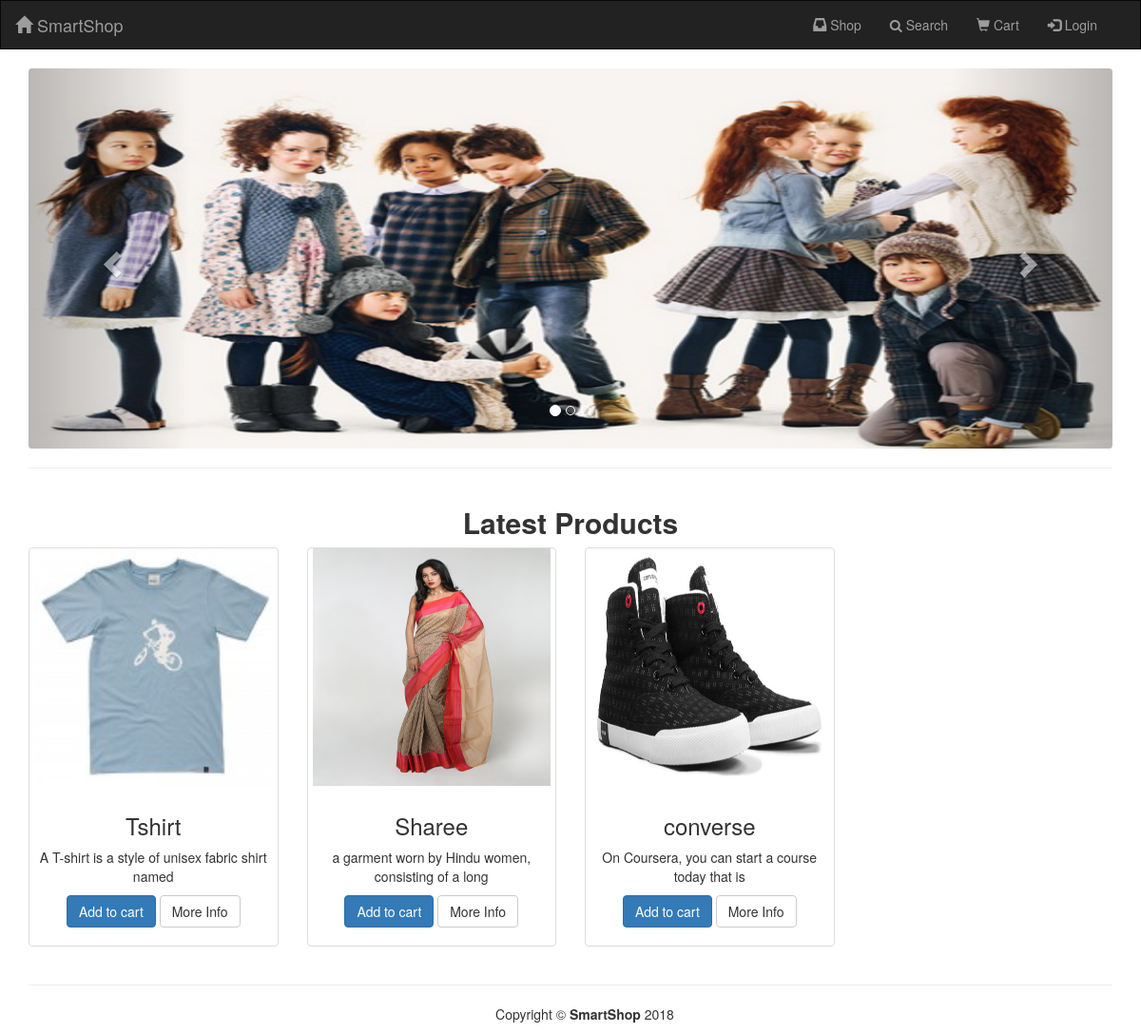
The page / on the database its author committed.
### tables this page shows
CREATE TABLE `products` (
  `sl` int(11) NOT NULL,
  `product_code` varchar(20) NOT NULL,
  `product_name` text NOT NULL,
  `product_brand` text,
  `product_description` mediumtext NOT NULL,
  `category` text NOT NULL,
  `subcategory` text NOT NULL,
  `price` float NOT NULL,
  `stock` int(11) NOT NULL,
  `offers` float NOT NULL DEFAULT '0',
  `image` varchar(1000) NOT NULL,
  `added_by` varchar(40) DEFAULT NULL,
  `updated_by` varchar(40) DEFAULT NULL,
  `add_date` timestamp NOT NULL DEFAULT CURRENT_TIMESTAMP ON UPDATE CURRENT_TIMESTAMP,
  `update_date` date DEFAULT NULL
);

### index.php (the view, shortened to what this page needs)
<?php
require 'header.php';
require'db/dbcon.php';
?>
<div class="container">
    <header class="row">
        <div class="carousel-holder">
            <div class="col-md-12">
                <div id="carousel-example-generic" class="carousel slide" data-ride="carousel">
                    <ol class="carousel-indicators">
                        <li data-target="#carousel-example-generic" data-slide-to="0" class="active"></li>
                        <li data-target="#carousel-example-generic" data-slide-to="1"></li>
                        <li data-target="#carousel-example-generic" data-slide-to="2"></li>
                    </ol>
                    <div class="carousel-inner">
                        <div class="item active">
                            <img class="slide-image" src="image/13.jpg" height="300" alt="">
                        </div>
                    </div>
                    <a class="left carousel-control" href="#carousel-example-generic" data-slide="prev">
                        <span class="glyphicon glyphicon-chevron-left"></span>
                    </a>
                    <a class="right carousel-control" href="#carousel-example-generic" data-slide="next">
                        <span class="glyphicon glyphicon-chevron-right"></span>
                    </a>
                </div>
            </div>
        </div>
    </header>
    <hr>
    <div class="row">
        <div class="col-lg-12">
            <h2 class="text-center"><b>Latest Products</b></h2>
        </div>
    </div>
    <div class="row text-center">
<?php
$sql="select * from products order by sl DESC limit 4";
if($result=mysqli_query($conn,$sql)){
    while($row=mysqli_fetch_assoc($result)){
?>
        <div class="col-md-3 col-sm-6 hero-feature">
            <div class="thumbnail">
                <img src="<?php echo $row['image'];?>" class="product_image" alt="">
                <div class="caption">
                    <h3><?php echo $row['product_name'];?></h3>
                    <p class="text-justified"><?php echo implode(" ",array_slice(explode(" ",$row['product_description']),0,10));?></p>
                    <p>
                       <a class="btn btn-primary" href="update-cart.php?id=<?php echo $row['sl']."&action=add"; ?>">Add to cart</a>
                         <a href="productview.php?id=<?php echo $row['sl'] ?>" class="btn btn-default">More Info</a>
                    </p>
                </div>
            </div>
        </div>
<?php
}
 }
else echo mysqli_error($conn);
?>
    </div>
    <hr>
    <?php
    require 'footer.php';
    ?>

### header.php (shortened to what this page needs)
<!DOCTYPE html>
<html lang="en">
    <head>
        <link href="font-awesome/css/font-awesome.min.css" rel="stylesheet">
        <link href="css/bootstrap.min.css" rel="stylesheet">
        <link rel="stylesheet" href="css/chat.css"/>
        <link href="css/style.css" rel="stylesheet">
    </head>
    <body>
        <nav class="navbar navbar-inverse" role="navigation">
            <div class="container-fluid">
                <div class="navbar-header">
                    <a class="navbar-brand" href="index.php"><span class="glyphicon glyphicon-home"></span> SmartShop</a>
                </div>
                <div class="collapse navbar-collapse navbar-right" id="bs-example-navbar-collapse-1">
                    <ul class="nav navbar-nav">
                        <li><a href="shop.php"><span class="glyphicon glyphicon-inbox"></span> Shop</a></li>
                        <li><a href="search.php"><i class="fa fa-search" aria-hidden="true"></i> Search</a></li>
                        <li><a href="cart.php"><span class="glyphicon glyphicon-shopping-cart"></span> Cart
                            </a></li>
                        <?php if (!isset($_SESSION['role'])) { ?>
                            <li><a href="#" data-toggle="modal" data-target="#myModal"><span class="glyphicon glyphicon-log-in"></span> Login</a></li>
                        <?php } ?>
                    </ul>
                </div>
            </div>
        </nav>

### footer.php (shortened to what this page needs)
<div class="container">
    <footer>
        <div class="row">
            <div class="col-lg-12 text-center">
                <p>Copyright &copy; <b>SmartShop</b> 2018</p>
            </div>
        </div>
    </footer>
</div>
</body>
</html>

### css/style.css (style rules this page uses)
.navbar { border-radius: unset; }
.thumbnail img { width: 100%; }
.thumbnail { padding: 0; }
.slide-image { width: 100%; }
.carousel-control, .item { border-radius: 4px; }

### index.php (style rules this page uses)
.slide-image { width: 100% !important; height: 400px !important; margin: 0 auto; }
.product_image { width: 250px !important; height: 250px !important; }

### rows shown on the page
products: image (picture), product_name "Tshirt", product_description "A T-shirt is a style of unisex fabric shirt named"
products: image (picture), product_name "Sharee", product_description "a garment worn by Hindu women, consisting of a long"
products: image (picture), product_name "converse", product_description "On Coursera, you can start a course today that is"
